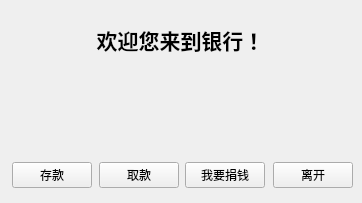
<?xml version="1.0" encoding="UTF-8"?>
<ui version="4.0">
 <class>Bank</class>
 <widget class="QWidget" name="Bank">
  <property name="geometry">
   <rect>
    <x>0</x>
    <y>0</y>
    <width>362</width>
    <height>203</height>
   </rect>
  </property>
  <property name="windowTitle">
   <string>Form</string>
  </property>
  <property name="windowOpacity">
   <double>1.000000000000000</double>
  </property>
  <widget class="QLabel" name="label">
   <property name="geometry">
    <rect>
     <x>70</x>
     <y>20</y>
     <width>221</width>
     <height>41</height>
    </rect>
   </property>
   <property name="text">
    <string>&lt;html&gt;&lt;head/&gt;&lt;body&gt;&lt;p align=&quot;center&quot;&gt;&lt;span style=&quot; font-size:16pt; font-weight:700;&quot;&gt;欢迎您来到银行！&lt;/span&gt;&lt;/p&gt;&lt;/body&gt;&lt;/html&gt;</string>
   </property>
  </widget>
  <widget class="QLabel" name="tipLabel">
   <property name="geometry">
    <rect>
     <x>40</x>
     <y>60</y>
     <width>281</width>
     <height>51</height>
    </rect>
   </property>
   <property name="text">
    <string/>
   </property>
  </widget>
  <widget class="QWidget" name="layoutWidget">
   <property name="geometry">
    <rect>
     <x>10</x>
     <y>150</y>
     <width>344</width>
     <height>51</height>
    </rect>
   </property>
   <layout class="QHBoxLayout" name="horizontalLayout" stretch="1,1,1,1,0,1,1,1">
    <item>
     <spacer name="horizontalSpacer">
      <property name="orientation">
       <enum>Qt::Horizontal</enum>
      </property>
      <property name="sizeHint" stdset="0">
       <size>
        <width>40</width>
        <height>20</height>
       </size>
      </property>
     </spacer>
    </item>
    <item>
     <widget class="QPushButton" name="saveButton">
      <property name="text">
       <string>存款</string>
      </property>
     </widget>
    </item>
    <item>
     <spacer name="horizontalSpacer_2">
      <property name="orientation">
       <enum>Qt::Horizontal</enum>
      </property>
      <property name="sizeHint" stdset="0">
       <size>
        <width>40</width>
        <height>20</height>
       </size>
      </property>
     </spacer>
    </item>
    <item>
     <widget class="QPushButton" name="drawButton">
      <property name="text">
       <string>取款</string>
      </property>
     </widget>
    </item>
    <item>
     <widget class="QPushButton" name="kidButton">
      <property name="text">
       <string>我要捐钱</string>
      </property>
     </widget>
    </item>
    <item>
     <spacer name="horizontalSpacer_3">
      <property name="orientation">
       <enum>Qt::Horizontal</enum>
      </property>
      <property name="sizeHint" stdset="0">
       <size>
        <width>40</width>
        <height>20</height>
       </size>
      </property>
     </spacer>
    </item>
    <item>
     <widget class="QPushButton" name="leaveButton">
      <property name="text">
       <string>离开</string>
      </property>
     </widget>
    </item>
    <item>
     <spacer name="horizontalSpacer_4">
      <property name="orientation">
       <enum>Qt::Horizontal</enum>
      </property>
      <property name="sizeHint" stdset="0">
       <size>
        <width>40</width>
        <height>20</height>
       </size>
      </property>
     </spacer>
    </item>
   </layout>
  </widget>
 </widget>
 <resources/>
 <connections/>
</ui>
